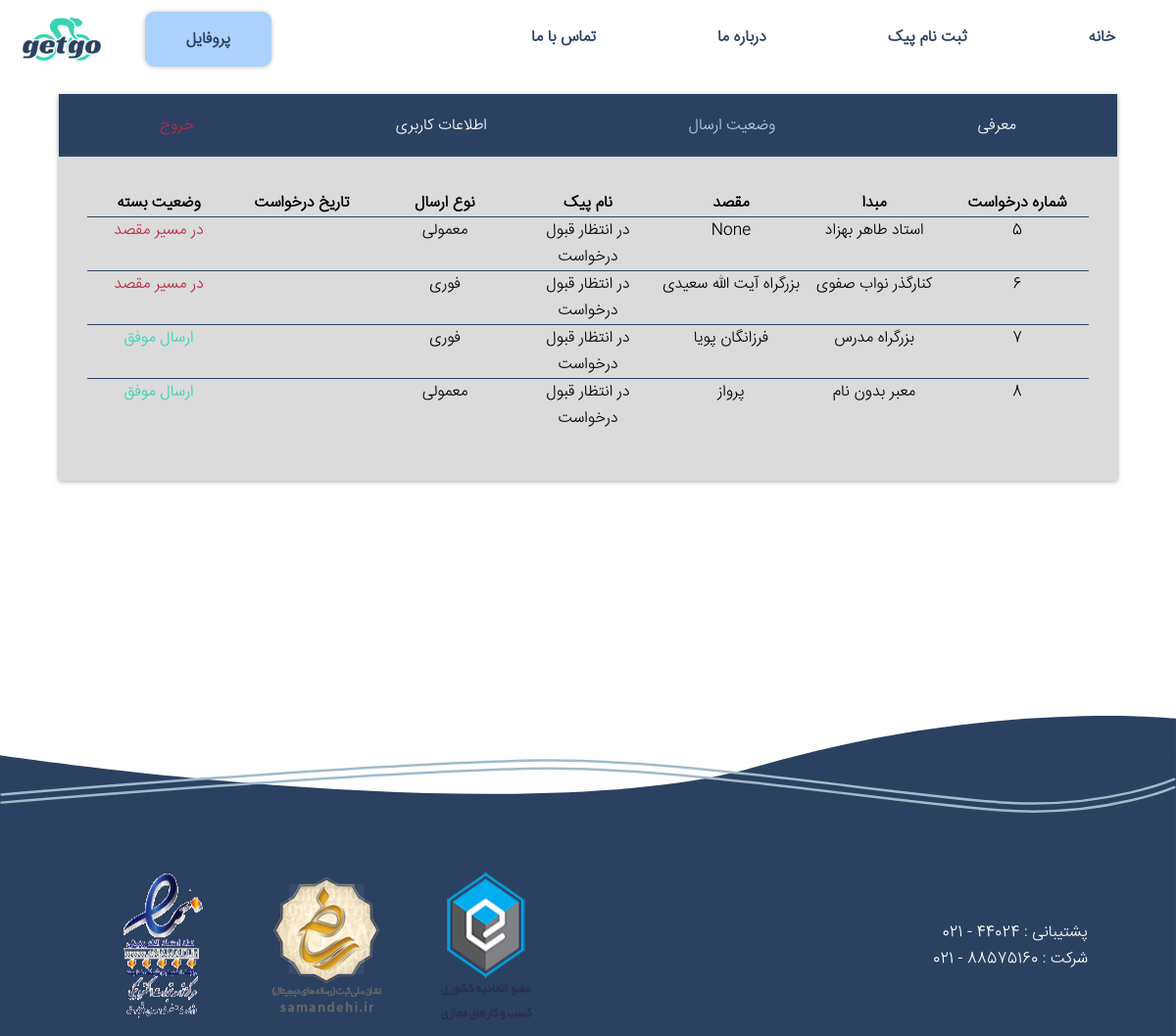
Page /profileStatus/ (signed in) on the committed database.
### pages/models.py (models this page shows, shortened)
class Request(models.Model):
    user=models.ForeignKey('account.CustomUser', on_delete=models.CASCADE)
    driver=models.ForeignKey('account.CustomUser',on_delete=models.SET_NULL,null=True,blank=True,related_name='req_driver')
    req_date=jmodels.jDateField(auto_now_add=True)
    package=models.ForeignKey('Package',on_delete=models.CASCADE)
    type=models.CharField(max_length=50,choices=[('regular','معمولی'),('instance','فوری')])
    sAddress=models.ForeignKey('Address',on_delete=models.CASCADE,related_name='saddress')
    dAddress=models.ForeignKey('Address',on_delete=models.CASCADE,related_name='daddress')
    sended=models.BooleanField(default=False)
    accepted=models.BooleanField(default=False)
    price=models.IntegerField()
    def get_type(self):
        TYPE_CHOICES = [
            ('regular', 'معمولی'),
            ('instance', 'فوری'),
        ]
        type=dict(TYPE_CHOICES)
        return type.get(self.type)

class Address(models.Model):
    name=models.CharField(max_length=50,null=True,blank=True)
    lat = models.FloatField(null=True,blank=False)
    long = models.FloatField(null=True,blank=False)
    formated=models.CharField(max_length=255,null=True,blank=True)

### pages/views.py (the view)
# urls.py: path('profileStatus/' , ProfileStatusView.as_view() , name='profileStatus'),
class ProfileStatusView(LoginRequiredMixin,TemplateView):
    template_name = 'profileStatus.html'

### templates/profileStatus.html (shortened to what this page needs)
{% extends 'base.html' %} {% load static %} {% block linkContent %}
<link rel="stylesheet" href="{% static 'css/profileStatusStyle.css' %}" />
<link
  rel="stylesheet"
  href="{% static 'css/profileStatusResponsiveStyle.css' %}"
/>
{% endblock linkContent %}
{% block mainContent %}
<div id="wrapperTotalMenuForProfile">
  <ul id="wrapperMenu">
    <a href="{% url 'profile' %}"><li>معرفی</li></a>
    <a href="{% url 'profileStatus' %}" style="color: #aad2fc">
      <li>وضعیت ارسال</li>
    </a>
    <a href="{% url 'profileInfo' %}"><li>اطلاعات کاربری</li></a>
    <a href="{% url 'logout' %}" style="color: #ba2c46"><li>خروج</li></a>
  </ul>
  <div id="wrapperBodyOfInfo">
    <table id="wraperTableOfStatus">
      <tr>
        <th>شماره درخواست</th>
        <th>مبدا</th>
        <th>مقصد</th>
        <th>نام پیک</th>
        <th>نوع ارسال</th>
        <th>تاریخ درخواست</th>
        <th>وضعیت بسته</th>
      </tr>
      {% for request in user.request_set.all %}
      <tr>
        <td>{{ request.id }}</td>
        <td>{{ request.sAddress.name }}</td>
        <td>{{ request.dAddress.name }}</td>
        <td>
          {% if request.req_driver %}{{ request.req_driver }}{% else %}در انتظار
          قبول درخواست {% endif %}
        </td>
        <td>{{ request.get_type }}</td>
        <td>{{ request.req_date }}</td>
        {% if request.sended %}
        <td class="successMessage">ارسال موفق</td>
        {% else %}
        <td class="unsuccessMessage">در مسیر مقصد</td>
        {% endif %}
      </tr>
      {% endfor %}
    </table>
  </div>
</div>
{% endblock mainContent %}

### templates/base.html (shortened to what this page needs)
{% load static %}
<html lang="fa" dir="rtl">
<head>
    <link rel="stylesheet" href="{% static 'css/baseStyle.css' %}"/>
    <link rel="stylesheet" href="{% static 'css/responsiveStyle.css' %}"/>
    <link rel="stylesheet" href="https://unpkg.com/leaflet@1.9.4/dist/leaflet.css"
/>
    {% block linkContent %}{% endblock linkContent %}
</head>
<body onresize="resizingWindow()">
<header id="headerPart">
    <ul id="menuPart">
        <li>
            <a
                    href="{% url 'home' %}"
                    onmouseenter="hoveringMenu(`recOne`)"
                    onmouseleave="undoHoveringMenu(`recOne`)"
            >خانه</a
            >
        </li>
        <li>
            <a
                    href="{% url 'signInStaff' %}"
                    onmouseenter="hoveringMenu(`recTwo`)"
                    onmouseleave="undoHoveringMenu(`recTwo`)"
            >ثبت نام پیک</a
            >
        </li>
        <li>
            <a
                    href="{% url 'about' %}"
                    onmouseenter="hoveringMenu(`recThree`)"
                    onmouseleave="undoHoveringMenu(`recThree`)"
            >درباره ما</a
            >
        </li>
        <li>
            <a
                    href="{% url 'contact' %}"
                    onmouseenter="hoveringMenu(`recFour`)"
                    onmouseleave="undoHoveringMenu(`recFour`)"
            >تماس با ما</a
            >
        </li>
    </ul>
    <div id="leftPartOfHeader">
        {% if user.is_authenticated %}
        {% if user.is_superuser %}
        <a href="{% url 'profileManagerInfo' %}" id="btnSignIn">پروفایل</a>
            {% elif user.is_driver %}
                <a href="{% url 'profileStaff' %}" id="btnSignIn">پروفایل</a>
            {% else %}
                <a href="{% url 'profile' %}" id="btnSignIn">پروفایل</a>
            {% endif %}
        {% else %}
            <a><img src="{% static 'image/UserIcon.svg' %}" id="userIcon"/></a>
            <a href="{% url 'login' %}" id="btnSignIn">ورود / ثبت نام</a>
        {% endif %}
        <img
                src="{% static 'image/Logo2.png' %}"
                id="logoPart"
                onclick='location.href="/"'
        />
    </div>
</header>
{% block mainContent %} {% endblock mainContent %}
<footer id="wrapperOfFooter">
    <img src="{% static 'image/Footer.svg' %}" id="footerPart"/>
    <div id="wrapperOfContentFooter">
        <div id="wrapperOfFooterInfo">
            <p>پشتیبانی : 44024 - 021</p>
            <p>شرکت : 88575160 - 021</p>
        </div>
        <div id="wrapperOfFooterPic">
            <img
                    src="{% static 'image/عضو اتحادیه کشوری.png' %}"
                    alt=""
                    class="picOfFooter"
            />
            <img
                    src="{% static 'image/نشان ملی ثبت.png' %}"
                    alt=""
                    class="picOfFooter"
            />
            <img
                    src="{% static 'image/نماد اعتماد.png' %}"
                    alt=""
                    class="picOfFooter"
            />
        </div>
    </div>
</footer>
</body>
</html>

### static/css/baseStyle.css (style rules this page uses)
* { padding: 0; margin: 0; box-sizing: border-box; }
:root { --bg-Main: #fff; --bg-Second: #2b4162; --bg-Third: #aad2fc; --btn-Success: #34d6b3; --btn-Warning: #ba2c46; }
body { background-color: var(--bg-Main); font-family: "IranSans"; }
#headerPart { position: fixed; background-color: var(--bg-Main); top: 0; z-index: 5; width: 100%; height: 5rem; display: flex; justify-content: space-between; align-items: center; }
#menuPart { width: 60%; display: flex; align-items: center; justify-content: space-around; }
#menuPart li { list-style-type: none; display: flex; flex-direction: column; align-items: center; }
#menuPart li a { text-decoration: none; color: var(--bg-Second); font-weight: bold; }
#leftPartOfHeader { width: 25%; display: flex; justify-content: space-around; align-items: center; }
#btnSignIn { border-radius: 0.6rem; padding: 0.8rem 2.5rem; text-decoration: none; background-color: var(--bg-Third); box-shadow: 0 0.5px 5px rgba(0, 0, 0, 0.248); cursor: pointer; color: var(--bg-Second); border: 2px solid var(--bg-Third); transition: 0.5s; font-weight: bold; display: flex; justify-content: center; align-items: center; }
#logoPart { cursor: pointer; width: 5rem; }
#wrapperOfFooter { width: 100%; margin: 15rem 0 0 0; display: flex; }
#footerPart { width: 100%; }
#wrapperOfContentFooter { margin: 10rem 0 0 0; width: 100%; display: flex; justify-content: space-around; align-items: center; position: absolute; color: var(--bg-Main); z-index: 3; }
#wrapperOfFooterInfo { width: 30%; }
#wrapperOfFooterPic { width: 40%; display: flex; justify-content: space-around; }

### static/css/profileStatusStyle.css (style rules this page uses)
:root { --bg-Main: #fff; --bg-Second: #2b4162; --bg-Third: #aad2fc; --btn-Success: #34d6b3; --btn-Warning: #ba2c46; }
#wrapperTotalMenuForProfile { width: 100%; margin: 6rem 0 0 0; display: flex; flex-direction: column; justify-content: center; align-items: center; }
#wrapperMenu { width: 90%; height: 4rem; background-color: var(--bg-Second); box-shadow: 0 0.5px 5px rgba(128, 128, 128, 0.763); display: flex; list-style-type: none; justify-content: space-around; align-items: center; }
#wrapperMenu a { color: var(--bg-Main); text-decoration: none; }
#wrapperBodyOfInfo { width: 90%; display: flex; flex-direction: column; align-items: center; background-color: rgb(219, 219, 219); box-shadow: 0 0.5px 5px rgba(128, 128, 128, 0.763); text-align: justify; line-height: 2.5rem; padding: 0 0 1rem 0; }
#wraperTableOfStatus { width: 95%; margin: 2rem 0; }
#wraperTableOfStatus tr { display: flex; justify-content: space-around; }
#wraperTableOfStatus tr th { width: 14.28%; text-align: center; }
#wraperTableOfStatus tr td { text-align: center; width: 14.28%; border-top: 1.5px solid var(--bg-Second); }
.successMessage { color: var(--btn-Success); }
.unsuccessMessage { color: var(--btn-Warning); }

### rows in the picture
Request: id "5", sAddress.name "استاد طاهر بهزاد", dAddress.name "None", get_type "معمولی", sended "در مسیر مقصد"
Request: id "6", sAddress.name "کنارگذر نواب صفوی", dAddress.name "بزرگراه آیت الله سعیدی", get_type "فوری", sended "در مسیر مقصد"
Request: id "7", sAddress.name "بزرگراه مدرس", dAddress.name "فرزانگان پویا", get_type "فوری", sended "ارسال موفق"
Request: id "8", sAddress.name "معبر بدون نام", dAddress.name "پرواز", get_type "معمولی", sended "ارسال موفق"
